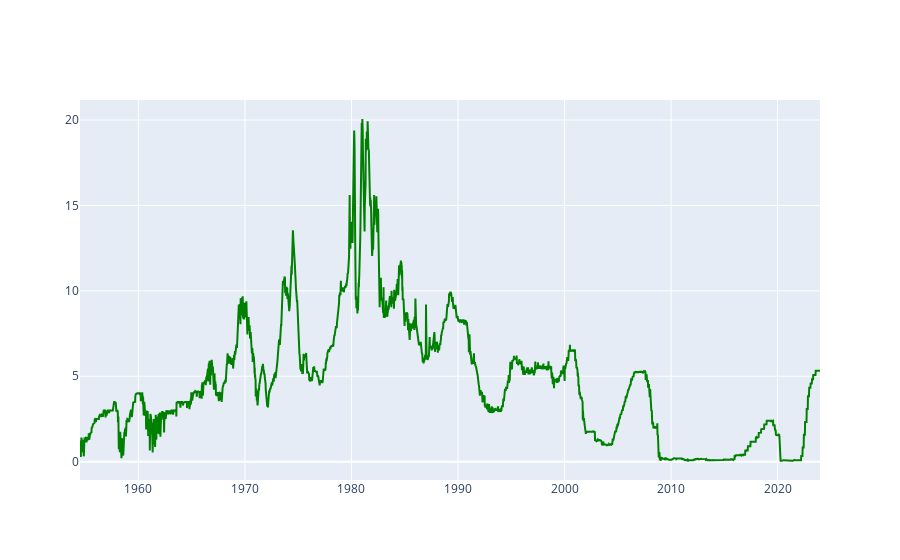

Notebook source saved alongside this figure:
### Code cell
# Check if 'FF' column exists in FFR dataframe
if 'Fed Funds Rate' in FFR.columns:
    fig = go.Figure()

    # Adding line chart for FFR
    fig.add_trace(go.Scatter(x=FFR.index,
                             y=FFR['Fed Funds Rate'],  # Assuming you want to plot 'Close' values
                             mode='lines',
                             line_color='green',  # Line color can be customized
                             name='FFR'))

    fig.update_layout(xaxis_rangeslider_visible=False)

    fig.show()
else:
    print("Column 'FF' does not exist in FFR dataframe.")

### Figure 1 — Plotly figure (JSON) as saved in the notebook; plotly's stock layout.template omitted (floating-point values rounded to 4 significant figures; data arrays with more than 128 entries replaced by an {"elided": "..."} marker saying what was removed)
{"data": [{"line": {"color": "green"}, "mode": "lines", "name": "FFR", "type": "scatter", "x": {"elided": "3626 str values"}, "y": {"elided": "3626 float values"}}], "layout": {"xaxis": {"rangeslider": {"visible": false}}}}
